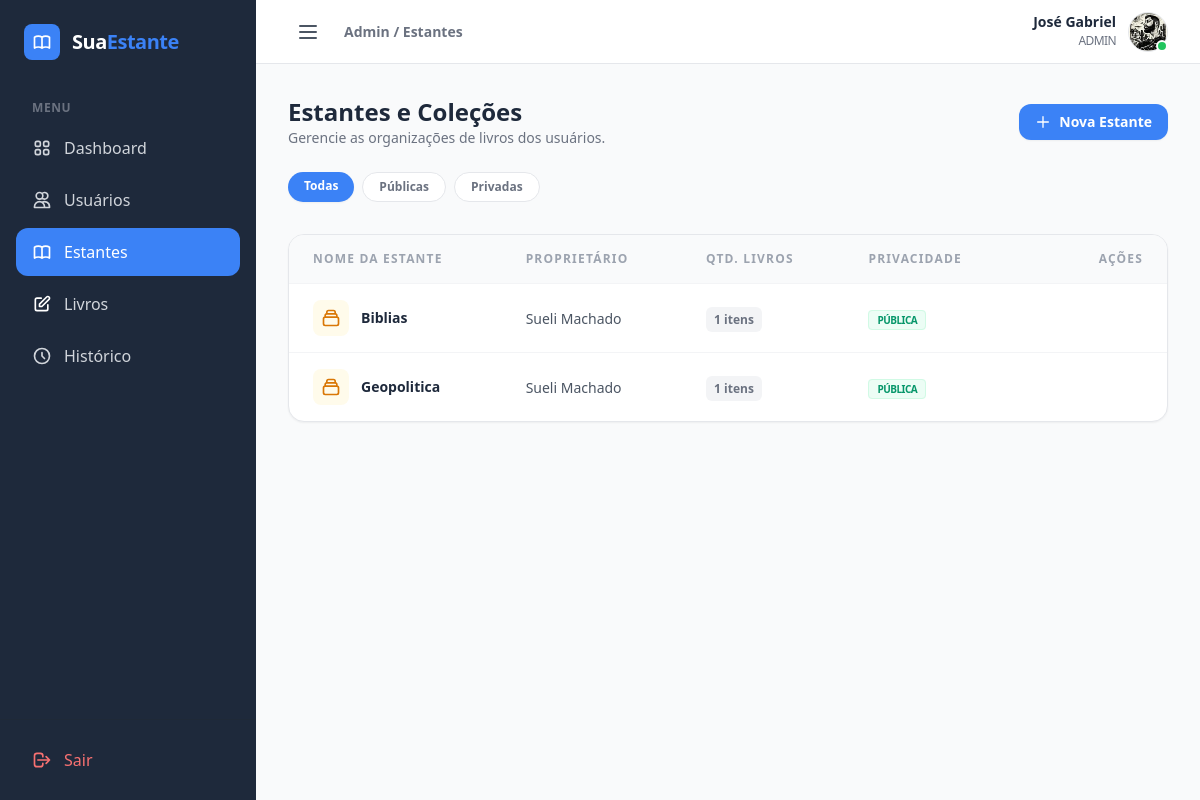
/admin/estantes (signed in), run on the app's committed database.
### models/modelos.py (models this page shows)
class User(db.Model, UserMixin):
    id = db.Column(db.Integer, primary_key=True)
    name = db.Column(db.String(100), nullable=False)
    email = db.Column(db.String(120), nullable=False, unique=True)
    photo = db.Column(db.String(255), nullable=True)
    type_user = db.Column(db.Enum('admin', 'user', default='user')) # Admin ou User
    estado = db.Column(db.String(10), default='Ativo') # 'ativo' ou 'inativo'
    password_hash = db.Column(db.String(128), nullable=False)
    created_at = db.Column(db.DateTime, default=datetime.utcnow)
    estantes = db.relationship('Estante', backref='dono', lazy=True)

class Estante(db.Model):
    __tablename__ = 'estantes'
    id = db.Column(db.Integer, primary_key=True)
    nome = db.Column(db.String(100), nullable=False)
    capa = db.Column(db.String(255), nullable=True) #caminho da imagem...
    estado = db.Column(db.String(10), default='Ativo') # 'ativo' ou 'inativo'
    user_id = db.Column(db.Integer, db.ForeignKey('user.id'), nullable=False)
    livros = db.relationship('Livro', backref='estante', lazy=True, cascade="all, delete-orphan")

### routes/admin.py (the view)
@admin_bp.route('/estantes')
@admin_required
def list_estantes():
    shelves = Estante.query.all()
    return render_template('admin/estante.html', shelves=shelves)

### decorador/decorador_adm.py (called while the page is built)
def admin_required(f):
    @wraps(f)
    def decorated_function(*args, **kwargs):
        if not current_user.is_authenticated or current_user.type_user != 'admin':
            abort(403) # Proibido
        return f(*args, **kwargs)
    return decorated_function

### models/modelos.py (called while the page is built)
@login_manager.user_loader
def load_user(user_id):
    return User.query.get(int(user_id))

### templates/admin/estante.html (shortened to what this page needs)
{% extends "admin/base_adm.html" %}
{% block breadcrumb %}Admin / Estantes{% endblock %}
{% block dashboard_content %}
<div class="space-y-6">
    <div class="flex flex-col md:flex-row md:items-center justify-between gap-4">
        <div>
            <h1 class="text-2xl font-bold text-secondary">Estantes e Coleções</h1>
            <p class="text-sm text-gray-500">Gerencie as organizações de livros dos usuários.</p>
        </div>
        <button class="bg-primary hover:bg-blue-600 text-white px-4 py-2 rounded-xl font-bold text-sm shadow-sm transition flex items-center gap-2">
            <svg class="w-4 h-4" fill="none" stroke="currentColor" viewBox="0 0 24 24"><path stroke-linecap="round" stroke-linejoin="round" stroke-width="2" d="M12 4v16m8-8H4"></path></svg>
            Nova Estante
        </button>
    </div>
    <div class="flex gap-2 overflow-x-auto pb-2">
        <span class="px-4 py-1.5 bg-primary text-white text-xs font-bold rounded-full cursor-pointer shadow-sm">Todas</span>
        <span class="px-4 py-1.5 bg-white border border-gray-200 text-gray-500 text-xs font-bold rounded-full cursor-pointer hover:bg-gray-50 transition">Públicas</span>
        <span class="px-4 py-1.5 bg-white border border-gray-200 text-gray-500 text-xs font-bold rounded-full cursor-pointer hover:bg-gray-50 transition">Privadas</span>
    </div>
    <div class="bg-white rounded-2xl border border-gray-200 shadow-sm overflow-hidden">
        <div class="overflow-x-auto">
            <table class="w-full text-left border-collapse">
                <thead>
                    <tr class="bg-gray-50 border-b border-gray-100">
                        <th class="px-6 py-4 text-xs font-bold text-gray-400 uppercase tracking-widest">Nome da Estante</th>
                        <th class="px-6 py-4 text-xs font-bold text-gray-400 uppercase tracking-widest">Proprietário</th>
                        <th class="px-6 py-4 text-xs font-bold text-gray-400 uppercase tracking-widest">Qtd. Livros</th>
                        <th class="px-6 py-4 text-xs font-bold text-gray-400 uppercase tracking-widest">Privacidade</th>
                        <th class="px-6 py-4 text-xs font-bold text-gray-400 uppercase tracking-widest text-right">Ações</th>
                    </tr>
                </thead>
                <tbody class="divide-y divide-gray-100">
                    {% for shelve in shelves %}
                    <tr class="hover:bg-gray-50/50 transition-colors group">
                        <td class="px-6 py-4">
                            <div class="flex items-center gap-3">
                                <div class="p-2 bg-amber-50 text-amber-600 rounded-lg">
                                    <svg class="w-5 h-5" fill="none" stroke="currentColor" viewBox="0 0 24 24"><path stroke-linecap="round" stroke-linejoin="round" stroke-width="2" d="M19 11H5m14 0a2 2 0 012 2v6a2 2 0 01-2 2H5a2 2 0 01-2-2v-6a2 2 0 012-2m14 0V9a2 2 0 00-2-2M5 11V9a2 2 0 012-2m0 0V5a2 2 0 012-2h6a2 2 0 012 2v2M7 7h10"></path></svg>
                                </div>
                                <span class="text-sm font-bold text-secondary">{{ shelve.nome }}</span>
                            </div>
                        </td>
                        <td class="px-6 py-4">
                            <span class="text-sm text-gray-600">{{ shelve.dono.name }}</span>
                        </td>
                        <td class="px-6 py-4">
                            <span class="text-xs font-bold bg-gray-100 text-gray-500 px-2 py-1 rounded-md">
                                {{ shelve.livros | length }} itens
                            </span>
                        </td>
                        <td class="px-6 py-4">
                            {% if shelve.estado == 'Ativo' %}
                                <span class="text-[10px] font-black uppercase tracking-tighter text-emerald-600 bg-emerald-50 px-2 py-0.5 rounded border border-emerald-100">Pública</span>
                            {% else %}
                                <span class="text-[10px] font-black uppercase tracking-tighter text-gray-400 bg-gray-50 px-2 py-0.5 rounded border border-gray-100">Privada</span>
                            {% endif %}
                        </td>
                        <td class="px-6 py-4 text-right">
                        </td>
                    </tr>
                    {% else %}
                    <tr>
                        <td colspan="5" class="px-6 py-20 text-center">
                            <p class="text-gray-400 italic">Nenhuma estante criada até o momento.</p>
                        </td>
                    </tr>
                    {% endfor %}
                </tbody>
            </table>
        </div>
    </div>
</div>
{% endblock %}

### templates/admin/base_adm.html (shortened to what this page needs)
<!DOCTYPE html>
<html lang="pt-br">
<head>
    <script src="https://cdn.tailwindcss.com"></script>
</head>
<body class="bg-gray-50 font-sans antialiased" x-data="{ sidebarOpen: true }">
    <div class="flex h-screen overflow-hidden">
        <aside
            :class="sidebarOpen ? 'w-64' : 'w-20'"
            class="bg-secondary text-white hidden md:flex flex-col flex-shrink-0 transition-all duration-300 ease-in-out">
            <div class="p-6 flex items-center gap-3 overflow-hidden whitespace-nowrap">
                <div class="bg-primary p-2 rounded-lg flex-shrink-0">
                </div>
                <span x-show="sidebarOpen" x-transition.opacity class="text-xl font-bold tracking-tight text-white">
                    Sua<span class="text-primary">Estante</span>
                </span>
            </div>
            <nav class="flex-1 px-4 space-y-1 mt-4 overflow-hidden">
                <p x-show="sidebarOpen" class="px-4 text-xs font-semibold text-gray-500 uppercase tracking-wider mb-2">Menu</p>
                {% if current_user.type_user == 'admin' %}
                    <a href="{{ url_for('admin.admin_dashboard') }}" class="flex items-center gap-3 px-4 py-3 rounded-xl transition hover:bg-gray-800 text-gray-300 hover:text-white ">
                        <span x-show="sidebarOpen" x-transition.opacity>Dashboard</span>
                    </a>
                    <a href="{{ url_for('admin.list_users') }}" class="flex items-center gap-3 px-4 py-3 rounded-xl transition hover:bg-gray-800 text-gray-300 hover:text-white ">
                        <svg class="w-5 h-5 flex-shrink-0" fill="none" stroke="currentColor" viewBox="0 0 24 24"><path stroke-linecap="round" stroke-linejoin="round" stroke-width="2" d="M12 4.354a4 4 0 110 5.292M15 21H3v-1a6 6 0 0112 0v1zm0 0h6v-1a6 6 0 00-9-5.197M13 7a4 4 0 11-8 0 4 4 0 018 0z"></path></svg>
                        <span x-show="sidebarOpen" x-transition.opacity>Usuários</span>
                    </a>
                    <a href="{{ url_for('admin.list_estantes') }}" class="flex items-center gap-3 px-4 py-3 rounded-xl transition hover:bg-gray-800 text-gray-300 hover:text-white {% if request.endpoint == 'admin.list_estantes' %} bg-primary !text-white {% endif %}">
                        <span x-show="sidebarOpen" x-transition.opacity>Estantes</span>
                    </a>
                    <a href="{{ url_for('admin.list_books') }}" class="flex items-center gap-3 px-4 py-3 rounded-xl transition hover:bg-gray-800 text-gray-300 hover:text-white ">
                        <svg class="w-5 h-5 text-white" fill="none" stroke="currentColor" viewBox="0 0 24 24">
                            <path stroke-linecap="round" stroke-linejoin="round" stroke-width="2" d="M11 5H6a2 2 0 00-2 2v11a2 2 0 002 2h11a2 2 0 002-2v-5m-1.414-9.414a2 2 0 112.828 2.828L11.828 15H9v-2.828l8.586-8.586z"></path>
                        </svg>
                        <span x-show="sidebarOpen" x-transition.opacity>Livros</span>
                    </a>
                    <a href="{{ url_for('admin.list_histories') }}" class="flex items-center gap-3 px-4 py-3 rounded-xl transition hover:bg-gray-800 text-gray-300 hover:text-white ">
                        <svg class="w-5 h-5 flex-shrink-0" fill="none" stroke="currentColor" viewBox="0 0 24 24">
                            <path stroke-linecap="round" stroke-linejoin="round" stroke-width="2" d="M12 8v4l3 3m6-3a9 9 0 11-18 0 9 9 0 0118 0z"></path>
                        </svg>
                        <span x-show="sidebarOpen" x-transition.opacity>Histórico</span>
                    </a>
                {% endif %}
            </nav>
            <div class="p-4 border-t border-gray-800">
                <a href="{{ url_for('auth.logout') }}" class="flex items-center gap-3 px-4 py-3 rounded-xl text-red-400 hover:bg-red-500/10 transition">
                    <svg class="w-5 h-5 flex-shrink-0" fill="none" stroke="currentColor" viewBox="0 0 24 24"><path stroke-linecap="round" stroke-linejoin="round" stroke-width="2" d="M17 16l4-4m0 0l-4-4m4 4H7m6 4v1a3 3 0 01-3 3H6a3 3 0 01-3-3V7a3 3 0 013-3h4a3 3 0 013 3v1"></path></svg>
                    <span x-show="sidebarOpen" x-transition.opacity>Sair</span>
                </a>
            </div>
        </aside>
        <div class="flex-1 flex flex-col min-w-0 overflow-hidden">
            <header class="bg-white border-b border-gray-200 h-16 flex items-center justify-between px-8 flex-shrink-0">
                <div class="flex items-center gap-4">
                    <button @click="sidebarOpen = !sidebarOpen" class="p-2 rounded-lg hover:bg-gray-100 text-gray-600 transition-colors focus:outline-none">
                        <svg class="w-6 h-6" fill="none" stroke="currentColor" viewBox="0 0 24 24">
                            <path stroke-linecap="round" stroke-linejoin="round" stroke-width="2" d="M4 6h16M4 12h16M4 18h16"></path>
                        </svg>
                    </button>
                    <h2 class="text-sm font-semibold text-gray-500">{% block breadcrumb %}Admin / Início{% endblock %}</h2>
                </div>
                <div class="relative" x-data="{ open: false }">
                    <button @click="open = !open" @click.outside="open = false" class="flex items-center gap-3 focus:outline-none group">
                        <div class="text-right hidden sm:block">
                            <p class="text-sm font-bold text-secondary leading-none group-hover:text-primary transition">{{ current_user.name }}</p>
                            <p class="text-xs text-gray-500 mt-1 uppercase tracking-tighter">{{ current_user.type_user }}</p>
                        </div>
                        <div class="relative">
                            <a href="{{ url_for('user.perfil') }}">
                                {% if current_user.photo %}
                                    <img src="{{ url_for('static', filename='uploads/user/' + current_user.photo) }}" class="w-10 h-10 rounded-full object-cover border border-gray-200">
                                {% else %}
                                    <div class="w-10 h-10 rounded-full bg-primary flex items-center justify-center text-white font-bold">{{ current_user.name[0] | upper }}</div>
                                {% endif %}
                            </a>
                            <div class="absolute bottom-0 right-0 w-3 h-3 bg-green-500 border-2 border-white rounded-full"></div>
                        </div>
                    </button>
                    </div>
            </header>
            <main class="flex-1 overflow-y-auto p-8">
                {% block dashboard_content %}{% endblock %}
            </main>
        </div>
    </div>
</body>
</html>

### data on the page
User: name "José Gabriel", type_user "ADMIN", photo (picture)
Estante: nome "Biblias", dono.name "Sueli Machado", livros|length "1", estado "PÚBLICA"
Estante: nome "Geopolitica", dono.name "Sueli Machado", livros|length "1", estado "PÚBLICA"
